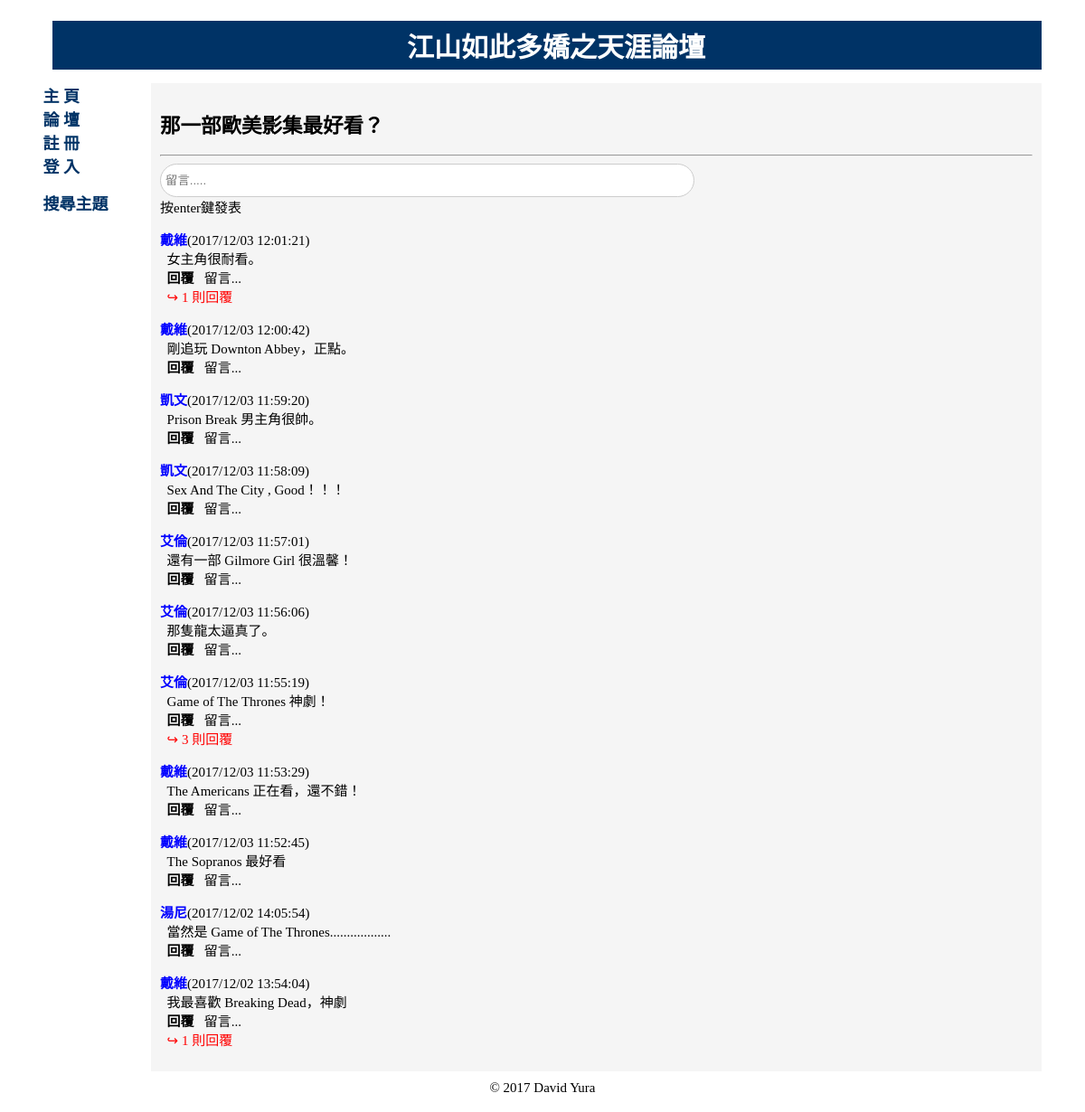
Screenshot of /read.php?thread_id=1 with the database file from the repository.
### tables this page shows
CREATE TABLE `threads` (
  `thread_id` int(10) UNSIGNED NOT NULL,
  `created_by` int(10) UNSIGNED NOT NULL,
  `subject` varchar(150) NOT NULL,
  `built_on` int(12) UNSIGNED NOT NULL
);

CREATE TABLE `posts` (
  `post_id` int(10) UNSIGNED NOT NULL,
  `thread_id` int(10) NOT NULL,
  `poster` int(10) NOT NULL,
  `message` text NOT NULL,
  `posted_on` int(16) NOT NULL,
  `children` int(10) NOT NULL,
  `parent` int(10) NOT NULL
);

CREATE TABLE `users` (
  `user_id` int(10) UNSIGNED NOT NULL,
  `username` varchar(30) NOT NULL,
  `password` char(40) NOT NULL,
  `alias` varchar(30) NOT NULL,
  `email` varchar(60) NOT NULL,
  `join_date` int(16) UNSIGNED NOT NULL
);

### read.php (the view, shortened to what this page needs)
<?php
  include_once("header.php");
  if(isset($_REQUEST['thread_id']))
    $thread_id = $_REQUEST['thread_id'];
  if(isset($_POST['action']) && $_POST['action'] == 'poke')
  {
    processPoke();
  }
  elseif(isset($_POST['action']) && $_POST['action'] == 'reply')
  {
    processReply();
  }
  else
  {
    display($thread_id);
  }
  function display($thread_id)
  {
    $conn = db_connect();
    $sql_thread = "SELECT * FROM threads WHERE thread_id = '$thread_id'";
    $result_thread = $conn->query($sql_thread);
    if(!$result_thread)
      echo mysqli_error($conn);
    else
    {
      $row_thread = $result_thread->fetch_assoc();
      $subject = $row_thread['subject'];
    }
    echo "<h2 id='write'>$subject</h2>";
    echo "<hr>";
?>
    <form action="read.php" method="post">
      <input type="input" name="poke" class="poke" size="60" value="" placeholder="留言....." />
      <br />按enter鍵發表
    </form>
<?php
    $sql_post = "SELECT * FROM posts WHERE thread_id = '$thread_id' ORDER BY posted_on DESC";
    $result_post = $conn->query($sql_post);
    if($result_post->num_rows > 0)
    {
      while($row_post = $result_post->fetch_assoc())
      {
        if(!$row_post['parent'])
        {
          $sql_user = "SELECT * FROM users WHERE user_id = ".$row_post['poster'];
          $result_user = $conn->query($sql_user);
          if(!$result_user)
            echo mysqli_error($conn);
          else
          {
            $row_user = $result_user->fetch_assoc();
            $userAlias = $row_user['alias'];
          }
          $posted_on = date("Y/m/d H:i:s", $row_post['posted_on']);
          $post_id = $row_post['post_id'];
          echo "<p id='$post_id'><b><font color='blue'>$userAlias</b></font>($posted_on)
                <br />&nbsp;&nbsp;{$row_post['message']}<br />";
          echo '<a href="read.php?thread_id='.$thread_id.'&post_id='.$post_id.'#'.$post_id.'" class="reply">
                <b>&nbsp;&nbsp;回覆</b></a>
                <a href="#write" class="reply">&nbsp;&nbsp;留言...</a>';
?>
<?php
          $children = $row_post['children'];
          if($children)
          {
            $sql = "SELECT * FROM posts WHERE parent = '$post_id'";
            $result_child = $conn->query($sql);
            if($result_child->num_rows > 0)
            {
              $row_num = $result_child->num_rows;
              if(isset($_SESSION['expanded'][$post_id]))
              {
                while($row_child = $result_child->fetch_assoc())
                {
                  $alias = userid_to_alias($row_child['poster']);
                  $posted = date("Y/m/d H:i:s", $row_child['posted_on']);
                  $message = $row_child['message'];
                  echo "<br /><b><font color='blue'>&nbsp;&nbsp;&nbsp;&nbsp;&nbsp;$alias</b></font>($posted)
                        <br />&nbsp;&nbsp;&nbsp;&nbsp;&nbsp;&nbsp;&nbsp;$message";
                }
              }
              else
              {
                echo "<a class='reply' href='read.php?expand=$post_id&thread_id=$thread_id#$post_id'>
                      <br /><font color='red'>&nbsp;&nbsp;&#8618; $row_num 則回覆</font></a>";
              }
            }
          }
        }
      }
    }
    else
    {
      echo mysqli_error($conn);
    }
    include("footer.php");
  }
?>

### header.php (style rules this page uses)
body { font-size: 15px; font-family: "標楷體", "Microsoft YaHei", "Times New Roman"; }
a.reply { color: #000000; text-decoration: none; }
input.poke { width: 60%; padding: 10px 5px; margin: 0px 0; border: 1px solid #ccc; border-radius: 30px ; }

### rows the page displays
threads: subject "那一部歐美影集最好看？"
posts: users.alias "戴維", posted_on "2017/12/03 12:01:21", message "女主角很耐看。", row_num "1"
posts: users.alias "戴維", posted_on "2017/12/03 12:00:42", message "剛追玩 Downton Abbey，正點。"
posts: users.alias "凱文", posted_on "2017/12/03 11:59:20", message "Prison Break 男主角很帥。"
posts: users.alias "凱文", posted_on "2017/12/03 11:58:09", message "Sex And The City , Good！！！"
posts: users.alias "艾倫", posted_on "2017/12/03 11:57:01", message "還有一部 Gilmore Girl 很溫馨！"
posts: users.alias "艾倫", posted_on "2017/12/03 11:56:06", message "那隻龍太逼真了。"
posts: users.alias "艾倫", posted_on "2017/12/03 11:55:19", message "Game of The Thrones 神劇！", row_num "3"
posts: users.alias "戴維", posted_on "2017/12/03 11:53:29", message "The Americans 正在看，還不錯！"
posts: users.alias "戴維", posted_on "2017/12/03 11:52:45", message "The Sopranos 最好看"
posts: users.alias "湯尼", posted_on "2017/12/02 14:05:54", message "當然是 Game of The Thrones.................."
posts: users.alias "戴維", posted_on "2017/12/02 13:54:04", message "我最喜歡 Breaking Dead，神劇", row_num "1"
